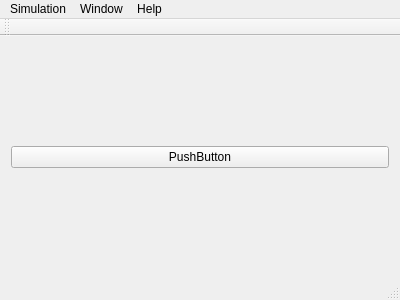
<?xml version="1.0" encoding="UTF-8"?>
<ui version="4.0">
 <class>MainWindow</class>
 <widget class="QMainWindow" name="MainWindow">
  <property name="geometry">
   <rect>
    <x>0</x>
    <y>0</y>
    <width>400</width>
    <height>300</height>
   </rect>
  </property>
  <property name="windowTitle">
   <string>MainWindow</string>
  </property>
  <widget class="QWidget" name="centralWidget">
   <layout class="QVBoxLayout" name="verticalLayout">
    <item>
     <widget class="QPushButton" name="pushButton">
      <property name="text">
       <string>PushButton</string>
      </property>
     </widget>
    </item>
   </layout>
  </widget>
  <widget class="QMenuBar" name="menuBar">
   <property name="geometry">
    <rect>
     <x>0</x>
     <y>0</y>
     <width>400</width>
     <height>22</height>
    </rect>
   </property>
   <widget class="QMenu" name="menuFile">
    <property name="title">
     <string>Simulation</string>
    </property>
   </widget>
   <widget class="QMenu" name="menuWindow">
    <property name="title">
     <string>Window</string>
    </property>
   </widget>
   <widget class="QMenu" name="menuHelp">
    <property name="title">
     <string>Help</string>
    </property>
    <addaction name="actionAbout"/>
   </widget>
   <addaction name="menuFile"/>
   <addaction name="menuWindow"/>
   <addaction name="menuHelp"/>
  </widget>
  <widget class="QToolBar" name="mainToolBar">
   <attribute name="toolBarArea">
    <enum>TopToolBarArea</enum>
   </attribute>
   <attribute name="toolBarBreak">
    <bool>false</bool>
   </attribute>
  </widget>
  <widget class="QStatusBar" name="statusBar"/>
  <action name="actionAbout">
   <property name="text">
    <string>About</string>
   </property>
   <property name="menuRole">
    <enum>QAction::AboutRole</enum>
   </property>
  </action>
 </widget>
 <layoutdefault spacing="6" margin="11"/>
 <resources/>
 <connections>
  <connection>
   <sender>actionAbout</sender>
   <signal>triggered()</signal>
   <receiver>MainWindow</receiver>
   <slot>showAbout()</slot>
   <hints>
    <hint type="sourcelabel">
     <x>-1</x>
     <y>-1</y>
    </hint>
    <hint type="destinationlabel">
     <x>199</x>
     <y>149</y>
    </hint>
   </hints>
  </connection>
 </connections>
 <slots>
  <slot>showAbout()</slot>
 </slots>
</ui>
